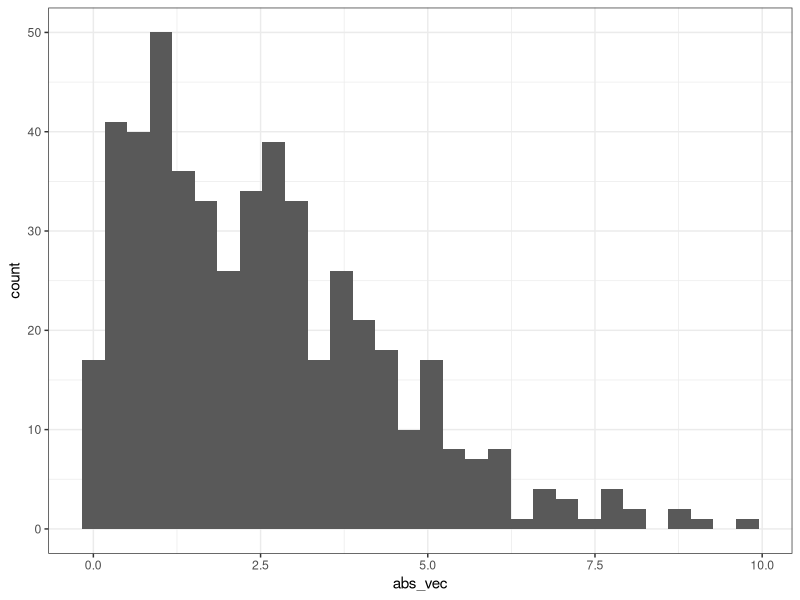
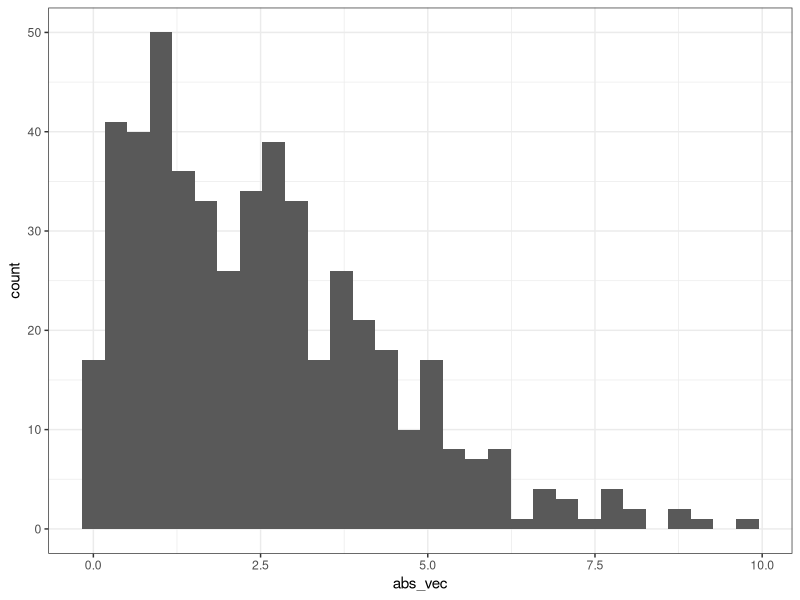
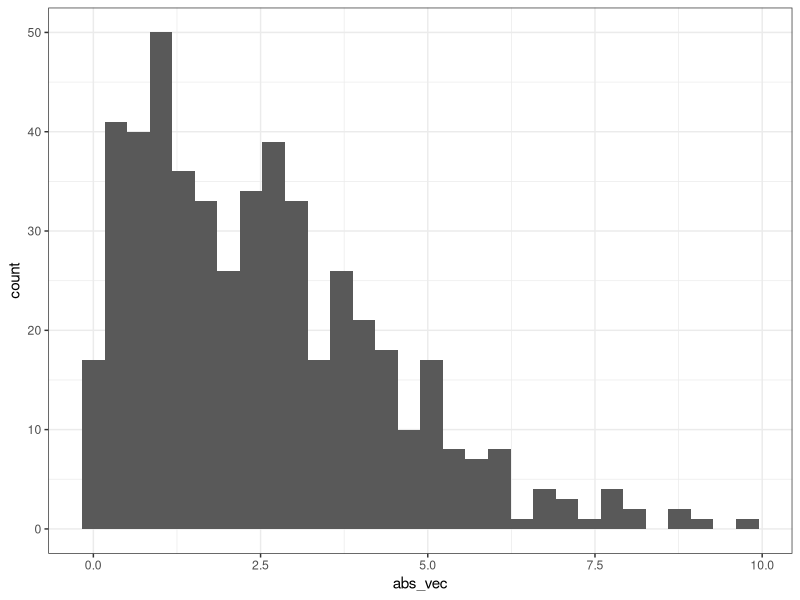

These charts were generated, in order, by the following R code:
## ---- chunk 1
set.seed(2024)
library(tidyverse)

# set knitr defaults
knitr::opts_chunk$set(
  echo = TRUE,
  warning = FALSE,
  message = FALSE,
  fig.align = "center",
  fig.width = 6,
  fig.asp   = .6, # if specified, fig.height = fig.width * fig.asp
  out.width = "90%",
  cache = FALSE
)

# set theme defaults
theme_set(
  theme_bw() +
    theme(
      legend.position = "bottom",
      plot.title    = element_text(hjust = 0.5),
      plot.subtitle = element_text(hjust = 0.5),
      plot.caption  = element_text(hjust = 0.0)
    )
)

# set color scale defaults
options(
  ggplot2.continuous.colour = "viridis",
  ggplot2.continuous.fill   = "viridis"
)
scale_colour_discrete = scale_colour_viridis_d
scale_fill_discrete   = scale_fill_viridis_d
## ---- chunk 2
# Your answer starts here: 
df1 <- tibble(
  random_vec = rnorm(500, mean = 1, sd = 3),
  logical_vec = random_vec > 0,
  abs_vec = abs(random_vec)
)
## ---- chunk 3
# Your answer starts here:  
ggplot(aes(x = abs_vec), data = df1) + geom_histogram()
## ---- chunk 4
# Another way
df1 %>% ggplot(aes(x = abs_vec)) + geom_histogram()
df1 |> ggplot(aes(x = abs_vec)) + geom_histogram()
